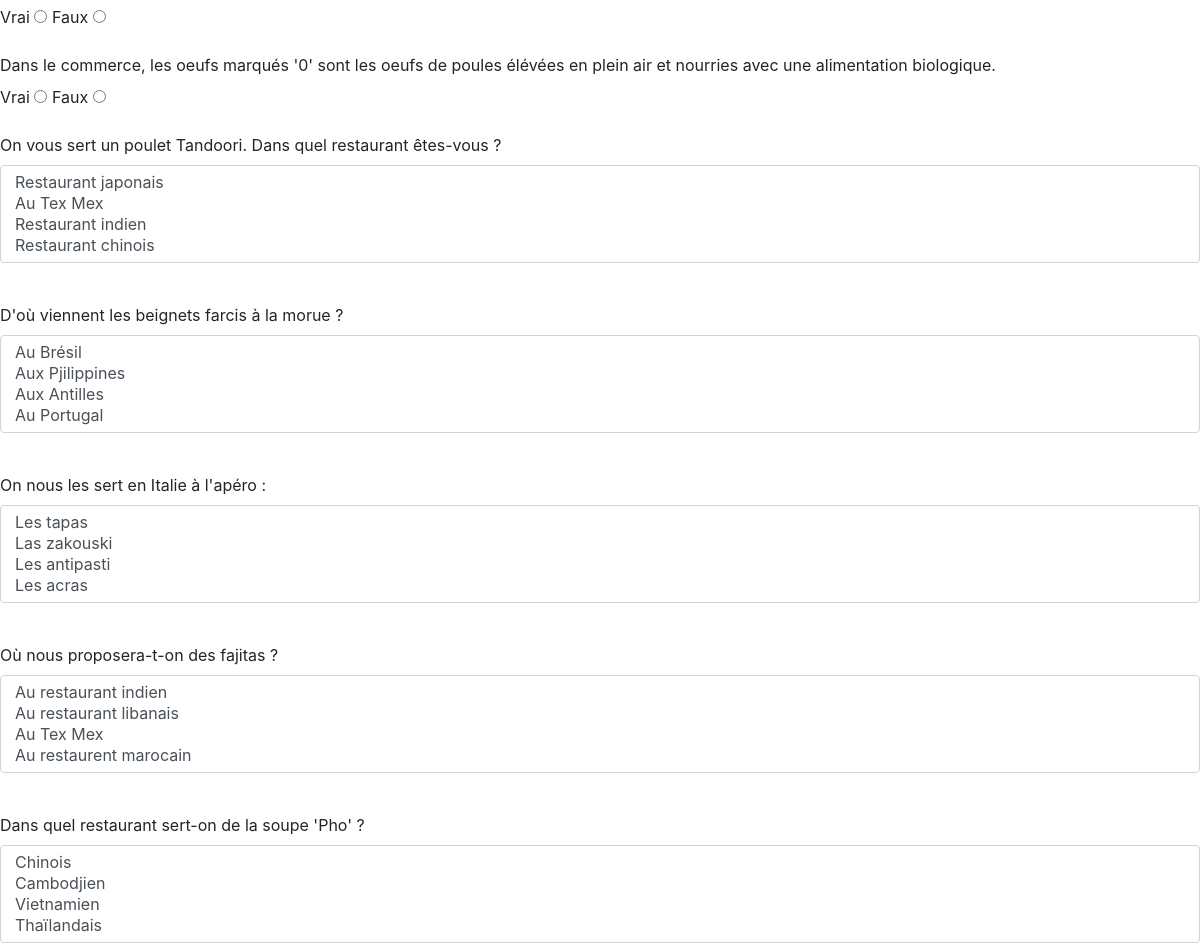
The page /questions.php?id1=3&id2=2 (signed in, middle part) on the database as committed earlier.
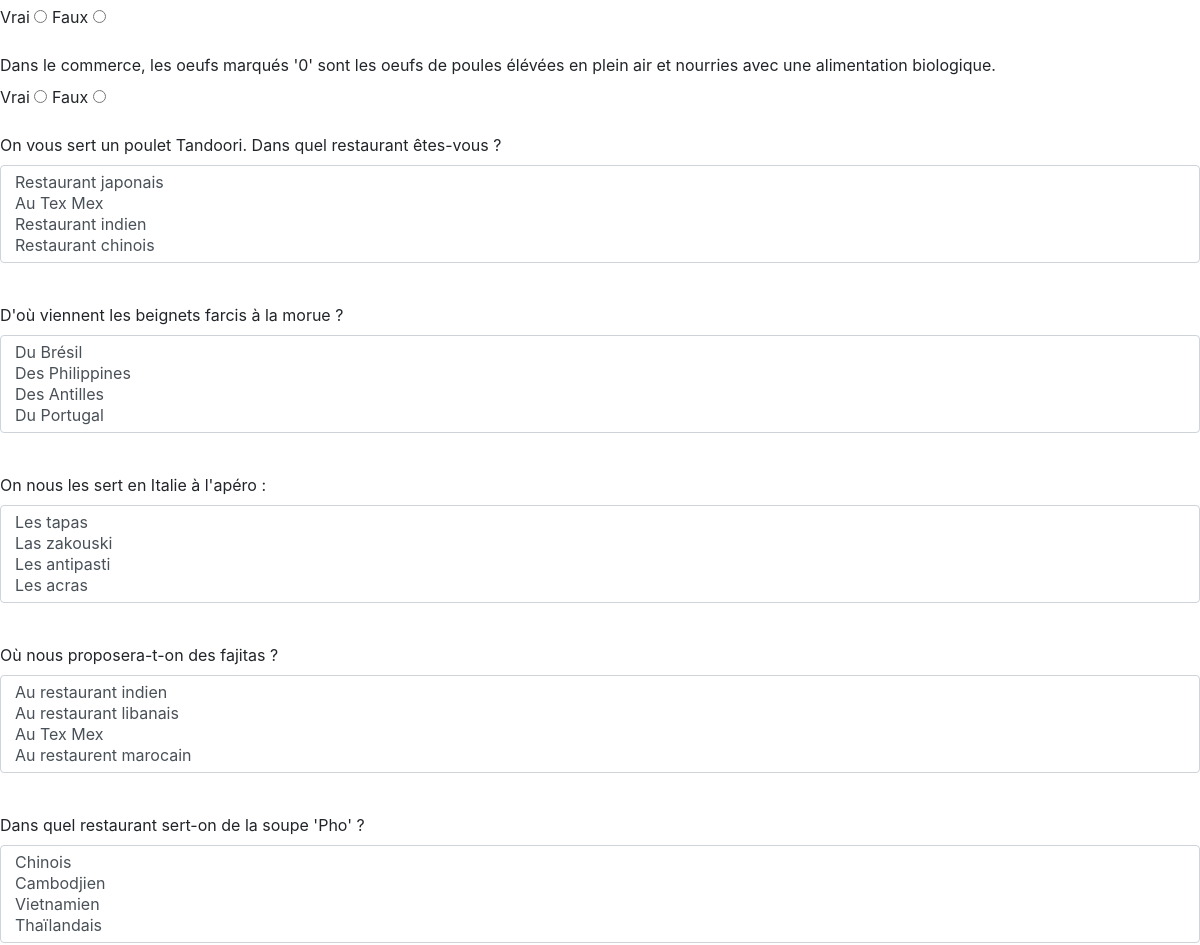
The same page on the database as committed later.
### tables this page shows
CREATE TABLE QUESTION( 
id_question INTEGER NOT NULL auto_increment, 
id_theme INTEGER  NOT NULL,
type VARCHAR(50) NOT NULL, 
question VARCHAR(200) NOT NULL,
reponse_vraie VARCHAR(200) NOT NULL,
reponse_fausse1 VARCHAR(200),
reponse_fausse2 VARCHAR(200),
reponse_fausse3 VARCHAR(200),
PRIMARY KEY (id_question, id_theme),
FOREIGN KEY (id_theme) REFERENCES THEME(id_theme)
);

### includes/functions.php (called while the page is built, shortened)
<?php
function isUserConnected() {
    return isset($_SESSION['login']);
}
function getQuestion($idQuest, $idTheme, $bdd) {
    $requete = $bdd->prepare('select * from QUESTION where id_theme=? and id_question=?');
    $requete->execute(array($idTheme, $idQuest));
    $question = $requete->fetch();
    return $question;
}
?>

### questions.php (the view, shortened to what this page needs)
<?php
require_once "includes/header.php" ;
require_once "includes/functions.php" ;
$themeId = $_GET['id1'];
$diffId = $_GET['id2'];
$bdd = getDb();
$requete = $bdd->prepare('SELECT * FROM THEME WHERE id_theme=?');
$theme = $requete->execute(array($themeId));
$theme = $requete->fetch();
$nbQuestTheme = $theme['nb_questions'];
$requete = $bdd->prepare("SELECT * FROM DIFFICULTE where id_difficulte=?");
$requete->execute(array($diffId));
$difficulte = $requete->fetch();
$nbQuest = $difficulte['nb_questions'];
$tabInd = range(1, $nbQuestTheme, 1);
$questSelect = array_rand($tabInd, $nbQuest);
?>
<?php if (isUserConnected())
{
?>
    <form method="POST" id="formulaire" action="resultat.php?id1=<?=$themeId?>&id2=<?=$diffId?>">
        <?php
        $tableau = array();
        foreach ($questSelect as $idQuest)
        {
            $question = getQuestion($idQuest+1, $themeId, $bdd);
            array_push($tableau, $question['id_question']);
            ?>
            <div class="form-group">
                <label><?= $question['question'] ?></label>
            <?php
            if ($question['type'] == "qcm")
            {
                ?></br>
                <select class="form-control" name="reponse<?= $question['id_question'] ?>" size="4" required>
                    <option value="reponse_fausse1"><?= $question['reponse_fausse1'] ?></option>
                    <option value="reponse_fausse2"><?= $question['reponse_fausse2'] ?></option>
                    <option value="reponse_vraie"><?= $question['reponse_vraie'] ?></option>
                    <option value="reponse_fausse3"><?= $question['reponse_fausse3'] ?></option>
                </select></br>
                <?php
            }
            elseif ($question['type'] == "vrai_faux")
            {
                ?></br>
                <label for="Vrai">Vrai</label>
                <input type="radio" name="reponse<?= $question['id_question']?>" value="Vrai" required/>
                <label for="Faux">Faux</label>
                <input type="radio" name="reponse<?= $question['id_question']?>" value="Faux" required/>
                <?php
            }
            else
            {
                ?></br>
                <input type="text" name="reponse<?= $question['id_question']?>" size="50" required/><br>
                <div class="invalid-feedback">Veuillez sélectionner une réponse</div>
                <?php
            }?>
            </div>
            <?php
        }
        ?>
    </form>
<?php
}
else
{
    include("includes/erreur.php");
}
?>
<?php include("includes/footer.php"); ?>

### includes/header.php (shortened to what this page needs)
<!doctype html>
<html>
    <head>
        <link href="lib/bootstrap/css/bootstrap.min.css" rel="stylesheet">
        <link href="css/style.css" rel="stylesheet">
    </head>
<?php
require_once "includes/functions.php" ;
?>
    <body>
    </body>
</html>

### includes/footer.php (shortened to what this page needs)
<!doctype html>
<html>
    <head>
        <link href="lib/bootstrap/css/bootstrap.min.css" rel="stylesheet">
        <link href="css/style.css" rel="stylesheet">
    </head>
    <body>
    </body>
</html>

### css/style.css (style rules this page uses)
body { position: center; }

Rows that differ between the two databases and show on the page:
changed question "D'où viennent les beignets farcis à la morue ?": id_question "Au Brésil / Aux Pjilippines / Aux Antilles / Au Portugal" → "Du Brésil / Des Philippines / Des Antilles / Du Portugal"
